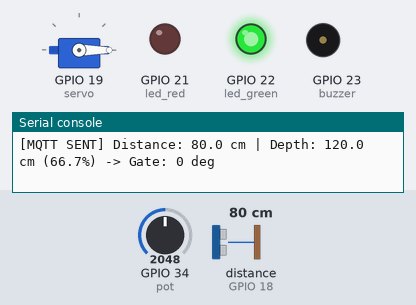
This program was run on a simulated ESP32 board running MicroPython. On the bench: servo, output pins drawn as LEDs (lit = HIGH), buzzer (waves = sounding, pin HIGH), the last lines printed to the serial console. Wiring (from the project's diagram.json): servo on GPIO 19, red LED on GPIO 21, green LED on GPIO 22, buzzer on GPIO 23, potentiometer on GPIO 34. The test bench sets the inputs (shaded band); at power-on: distance to the obstacle (sensor on GPIO 18) 80 cm, GPIO 34 (pot) = 2048 (analog values on the 0–4095 scale). The echo pulse lasts 58.3 µs per cm; WiFi joins after 1.5 s; no MQTT or app messages arrive unless stated; servo angles are drawn from the pulse width (0.5 ms = 0°, 2.5 ms = 180°); the clock reads 2024-03-15 10:24:30 at power-on unless the program sets it; pins used as bus, display or sensor lines are not drawn.

Above: at 2.9 s.
3.0 s: distance to the obstacle (sensor on GPIO 18) set to 69 cm
At 4.1 s:
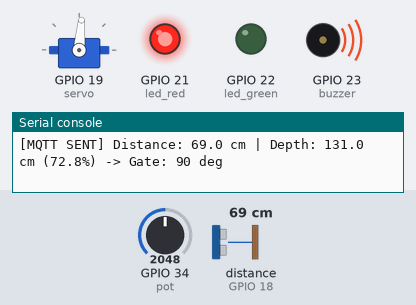
7.6 s: distance to the obstacle (sensor on GPIO 18) set to 106 cm
9.1 s: distance to the obstacle (sensor on GPIO 18) set to 113 cm
At 10.2 s:
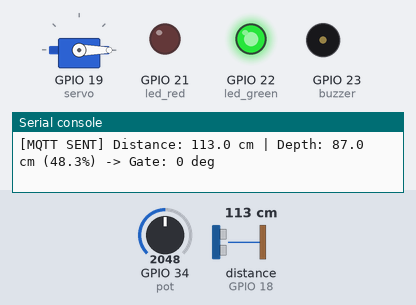
10.7 s: distance to the obstacle (sensor on GPIO 18) set to 2 cm
At 11.3 s:
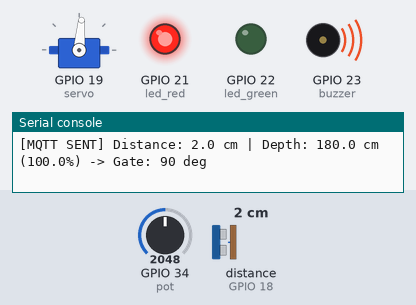
Timing chart, 0 to 13.2 s (numbered marks = the images above; inputs shaded):
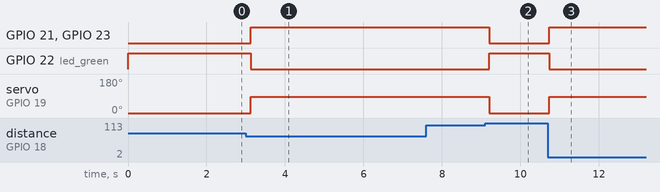

Measured:
- the behaviour switches between 75 and 74 cm on distance to the obstacle (sensor on GPIO 18) (found by bisection; images 0 and 1)
- the behaviour switches between 110 and 111 cm on distance to the obstacle (sensor on GPIO 18) (found by bisection; images 1 and 2)
- after the input at 3.0 s, GPIO 21 (led_red), GPIO 23 (buzzer): LOW → HIGH after 0.13 s; GPIO 22 (led_green): HIGH → LOW after 0.13 s; servo on GPIO 19 (servo): 0° → 85° after 0.13 s
- after the input at 9.1 s, GPIO 21 (led_red), GPIO 23 (buzzer): HIGH → LOW after 0.10 s; GPIO 22 (led_green): LOW → HIGH after 0.10 s; servo on GPIO 19 (servo): 85° → 0° after 0.10 s
- after the input at 10.7 s, GPIO 21 (led_red), GPIO 23 (buzzer): LOW → HIGH at once; GPIO 22 (led_green): HIGH → LOW at once; servo on GPIO 19 (servo): 0° → 85° at once

The program:

main.py
```python
import time
import network
import ujson
from machine import Pin, PWM, ADC
from machine import time_pulse_us
from umqtt.simple import MQTTClient

# ============================================================================
# HARDWARE PIN DEFINITIONS (Matching diagram.json)
# ============================================================================
TRIG_PIN = 5
ECHO_PIN = 18
SERVO_PIN = 19
LED_RED_PIN = 21
LED_GREEN_PIN = 22
BUZZER_PIN = 23
POT_PIN = 34

MOUNT_HEIGHT_CM = 200.0  # Sensor mount height above channel floor
MAX_DRAIN_DEPTH = 180.0  # Max channel overflow depth before flood (180 cm)
NODE_ID = "drain-01"

# ============================================================================
# PIN & PERIPHERAL INITIALIZATION
# ============================================================================
trig = Pin(TRIG_PIN, Pin.OUT)
echo = Pin(ECHO_PIN, Pin.IN)
trig.value(0)

led_red = Pin(LED_RED_PIN, Pin.OUT)
led_green = Pin(LED_GREEN_PIN, Pin.OUT)
buzzer = Pin(BUZZER_PIN, Pin.OUT)

led_green.value(1)  # Green LED ON (Normal)
led_red.value(0)
buzzer.value(0)

pot = ADC(Pin(POT_PIN))
pot.atten(ADC.ATTN_11DB)  # Full 0 - 3.3V range

# Native Hardware PWM for SG90 Servo (50Hz)
servo = PWM(Pin(SERVO_PIN), freq=50)

def set_gate_angle(deg):
    deg = max(0, min(180, deg))
    pulse_us = 500 + (deg * (2400 - 500) // 180)
    duty = int((pulse_us / 20000.0) * 65535)
    servo.duty_u16(duty)

set_gate_angle(0)  # Start with gate open (0 deg)

# ============================================================================
# WI-FI & HIVEMQ MQTT CONNECTION
# ============================================================================
print("\n[WIFI] Connecting to Wokwi-GUEST...", end="")
wlan = network.WLAN(network.STA_IF)
wlan.active(True)
wlan.connect("Wokwi-GUEST", "")

while not wlan.isconnected():
    print(".", end="")
    time.sleep_ms(200)

print(f"\n[WIFI] Connected! IP: {wlan.ifconfig()[0]}")

MQTT_BROKER = "broker.hivemq.com"
TOPIC_TELEMETRY = b"flood/v1/drain-01/telemetry"
TOPIC_CMD = b"flood/v1/drain-01/cmd"
TOPIC_STATUS = b"flood/v1/drain-01/status"

current_gate_angle = 0

def mqtt_callback(topic, msg):
    global current_gate_angle
    try:
        data = ujson.loads(msg.decode("utf-8"))
        target = data.get("gate_angle", data.get("gate_deg", -1))
        if target >= 0:
            current_gate_angle = max(0, min(90, target))
            set_gate_angle(current_gate_angle)
            print(f"[SCADA COMMAND] Remote Gate Angle: {current_gate_angle} deg")
    except Exception as e:
        print("[MQTT] Parse error:", e)

print("[MQTT] Connecting to HiveMQ broker...")
client_id = f"wokwi-esp32-{time.ticks_ms()}"
client = MQTTClient(client_id, MQTT_BROKER, port=1883, keepalive=60)
client.set_callback(mqtt_callback)
client.connect()
client.subscribe(TOPIC_CMD)
client.publish(TOPIC_STATUS, b"online", retain=True)
print("[MQTT] CONNECTED! Live Telemetry Active to Dashboard.")

# ============================================================================
# SENSOR READ FUNCTIONS (5-Sample Median Filter)
# ============================================================================
def read_distance_cm():
    samples = []
    for _ in range(5):
        trig.value(0)
        time.sleep_us(2)
        trig.value(1)
        time.sleep_us(10)
        trig.value(0)
        try:
            dur = time_pulse_us(echo, 1, 30000)
            dist = (dur * 0.0343) / 2.0 if dur > 0 else MOUNT_HEIGHT_CM
        except OSError:
            dist = MOUNT_HEIGHT_CM
        samples.append(dist)
        time.sleep_ms(5)
    samples.sort()
    return samples[2]

def read_rain_mm_h():
    return round((pot.read() / 4095.0) * 100.0, 1)

# ============================================================================
# MAIN LOOP
# ============================================================================
print("==================================================")
print("  flood-ews MicroPython Node Running Live!")
print("  Drag HC-SR04 distance slider in Wokwi!")
print("==================================================")

last_distance = -1.0
last_publish = time.time()

while True:
    try:
        client.check_msg()
    except Exception:
        pass

    dist_cm = read_distance_cm()
    water_depth_cm = max(0.0, min(MAX_DRAIN_DEPTH, MOUNT_HEIGHT_CM - dist_cm))
    fill_pct = (water_depth_cm / MAX_DRAIN_DEPTH) * 100.0
    rain_rate = read_rain_mm_h()

    # Edge Autonomy:
    # Fill >= 70% (Distance <= 74cm): Red LED ON, Siren ON, Gate 90 deg (Closed)
    # Fill <= 50% (Distance >= 110cm): Green LED ON, Siren OFF, Gate 0 deg (Open)
    if fill_pct >= 70.0:
        current_gate_angle = 90
        led_red.value(1)
        led_green.value(0)
        buzzer.value(1)
    elif fill_pct <= 50.0:
        current_gate_angle = 0
        led_red.value(0)
        led_green.value(1)
        buzzer.value(0)

    # Actuate SG90 Servo
    set_gate_angle(current_gate_angle)

    # Publish Telemetry on slider move (>= 3cm) or every 2 seconds
    now = time.time()
    if abs(dist_cm - last_distance) >= 3.0 or (now - last_publish >= 2):
        last_distance = dist_cm
        last_publish = now

        payload_dict = {
            "node": NODE_ID,
            "ts": int(now),
            "depth_cm": round(water_depth_cm, 1),
            "rain_mm_h": rain_rate,
            "gate_deg": current_gate_angle,
            "rssi": -65
        }
        payload_bytes = ujson.dumps(payload_dict).encode("utf-8")

        try:
            client.publish(TOPIC_TELEMETRY, payload_bytes)
            print(f"[MQTT SENT] Distance: {dist_cm:.1f} cm | Depth: {water_depth_cm:.1f} cm ({fill_pct:.1f}%) -> Gate: {current_gate_angle} deg")
        except Exception as e:
            print("[MQTT ERROR] Publish failed:", e)

    time.sleep_ms(50)  # 50ms cycle for instant UI responsiveness
```
